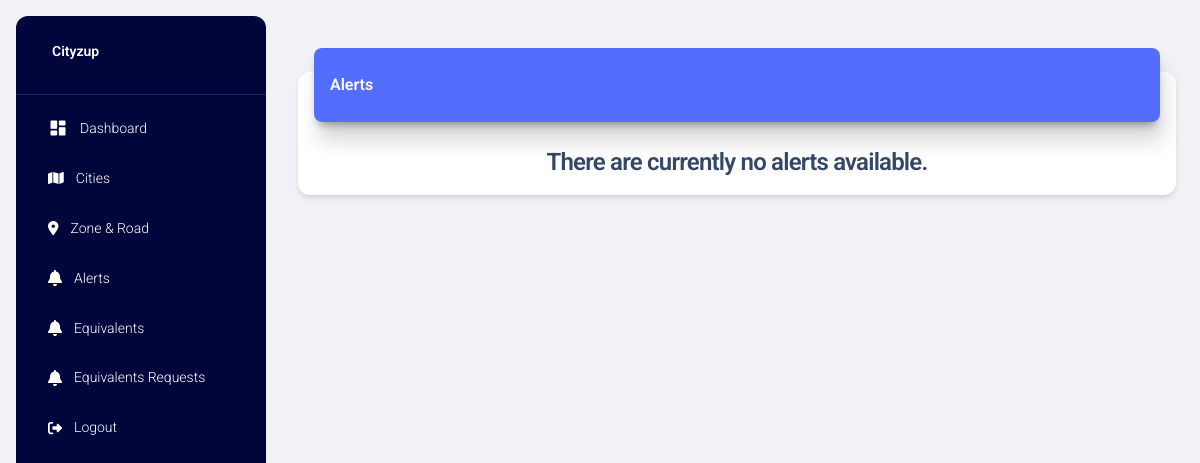
/alerts/ (signed in), run on an earlier commit of the app's database.
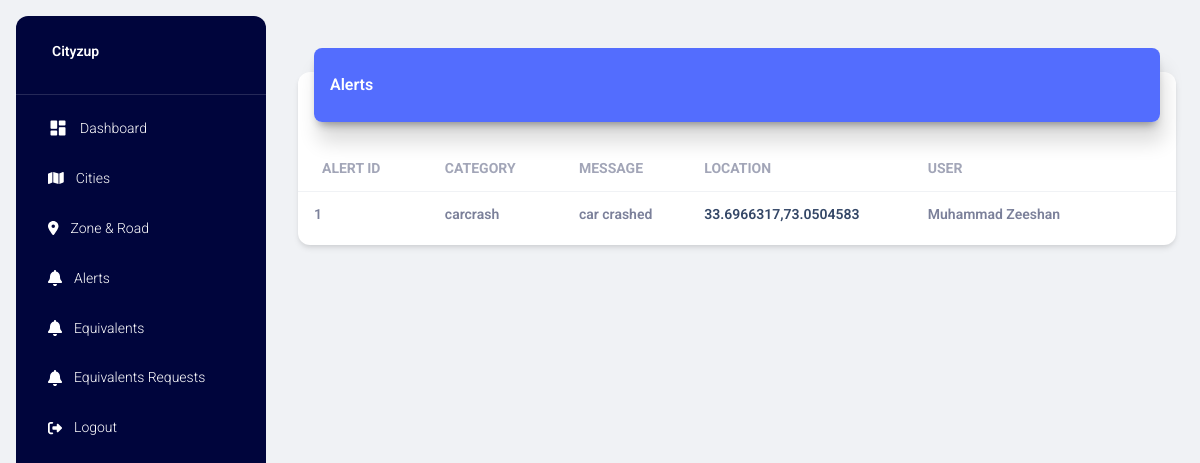
And on a later commit of the database.
### project/models.py (models this page shows, shortened)
class Alert(db.Model):
    a_id = db.Column(db.Integer, primary_key=True)
    a_category = db.Column(db.String(255), nullable=False)
    a_photo = db.Column(db.String(255))
    a_message = db.Column(db.String(255), nullable=False)
    a_latitude = db.Column(db.Float, nullable=False)
    a_longitude = db.Column(db.Float, nullable=False)
    a_points = db.Column(db.Integer, nullable=False)
    z_id = db.Column(db.Integer, db.ForeignKey('zone.z_id'), nullable=False)
    zone = db.relationship('Zone', backref=db.backref('alerts', lazy=True))
    au_id = db.Column(db.Integer, db.ForeignKey('app_user.au_id'), nullable=False)
    app_user = db.relationship('AppUser', backref=db.backref('alerts', lazy=True))

class AppUser(db.Model):
    au_id = db.Column(db.Integer, primary_key=True)
    au_full_name = db.Column(db.String(100), nullable=False)
    au_email = db.Column(db.String(120), unique=True, nullable=False)
    au_mobile_number = db.Column(db.String(15), unique=True, nullable=False)
    au_password_hash = db.Column(db.String(128), nullable=False)
    au_photo = db.Column(db.String(255), nullable=True)

### project/main.py (the view)
@main.route("/alerts/")
@login_required
def get_alerts_with_user_info():
    alerts_with_user_info = db.session.query(
        Alert,
        AppUser
    ).join(AppUser).all()
    result = []
    for alert, user in alerts_with_user_info:
        result.append({
            'a_id': alert.a_id,
            'a_category': alert.a_category,
            'a_photo': alert.a_photo,
            'a_message': alert.a_message,
            'a_latitude': alert.a_latitude,
            'a_longitude': alert.a_longitude,
            'au_full_name': user.au_full_name,
            'au_email': user.au_email,
            'au_mobile_number': user.au_mobile_number,
            'au_id': user.au_id
        })
    title = 'Alerts'
    page_title = 'Alerts'
    return render_template('alerts.html', alerts=result, page_title=page_title, title=title)

### project/models.py (called while the page is built)
@login_manager.user_loader
def load_user(user_id):
    return User.query.get(int(user_id))

### project/templates/alerts.html (shortened to what the changed rows need)
{% extends "layout.html" %} {% block title %} {% endblock %} {% block content %}
<div class="container-fluid py-4">
    <div class="row">
        <div class="col-12">
            <div class="card my-4">
                <div class="card-body px-0 pb-2">
                    <div class="table-responsive p-0">
                        {% if alerts|length > 0 %}
                        <table class="table align-items-center mb-0">
                            <thead>
                                <tr>
                                    <th class="text-uppercase text-secondary text-sm font-weight-bolder opacity-7">
                                        Alert ID
                                    </th>
                                    <th class="text-uppercase text-secondary text-sm font-weight-bolder opacity-7 ps-2">
                                        Category
                                    </th>
                                    <th class="text-uppercase text-secondary text-sm font-weight-bolder opacity-7 ps-2">
                                        Message
                                    </th>
                                    <th class="text-uppercase text-secondary text-sm font-weight-bolder opacity-7 ps-2">
                                        Location
                                    </th>
                                    <th class="text-uppercase text-secondary text-sm font-weight-bolder opacity-7 ps-2">
                                        User
                                    </th>
                                    <th class="text-secondary opacity-7"></th>
                                </tr>
                            </thead>
                            <tbody>
                                {% for alert in alerts %}
                                <tr>
                                    <td>
                                        <div class="d-flex px-2 py-1">
                                            <div class="d-flex flex-column justify-content-center">
                                                <p class="text-sm font-weight-bold mb-0">{{ alert.a_id }}</p>
                                            </div>
                                        </div>
                                    </td>
                                    <td>
                                        <p class="text-sm font-weight-bold mb-0">{{ alert.a_category }}</p>
                                    </td>
                                    <td>
                                        <p class="text-sm font-weight-bold mb-0">{{ alert.a_message }}</p>
                                    </td>
                                    <td>
                                        <a href="https://www.google.com/maps/place/{{ alert.a_latitude }},{{ alert.a_longitude }}"
                                            target="_blank">
                                            <p class="text-sm font-weight-bold mb-0">{{ alert.a_latitude }},{{
                                                alert.a_longitude }}</p>
                                        </a>
                                    </td>
                                    <td>
                                        <p class="text-sm font-weight-bold mb-0">{{ alert.au_full_name }}</p>
                                    </td>
                                    <td class="align-middle">
                                    </td>
                                </tr>
                                {% endfor %}
                            </tbody>
                        </table>
                        {% else %}
                        <h4 class="text-center">There are currently no alerts available.</h4>
                        {% endif %}
                    </div>
                </div>
            </div>
        </div>
    </div>
</div>
{% endblock %}

What changed in the data, as far as the page shows it:
added Alert: a_id "1", a_category "carcrash", a_message "car crashed", a_latitude "33.6966317", a_longitude "73.0504583", au_full_name "Muhammad Zeeshan"
Also different on the page:
text no longer shown: "There are currently no alerts available."
text now shown: "ALERT ID CATEGORY MESSAGE LOCATION USER"
